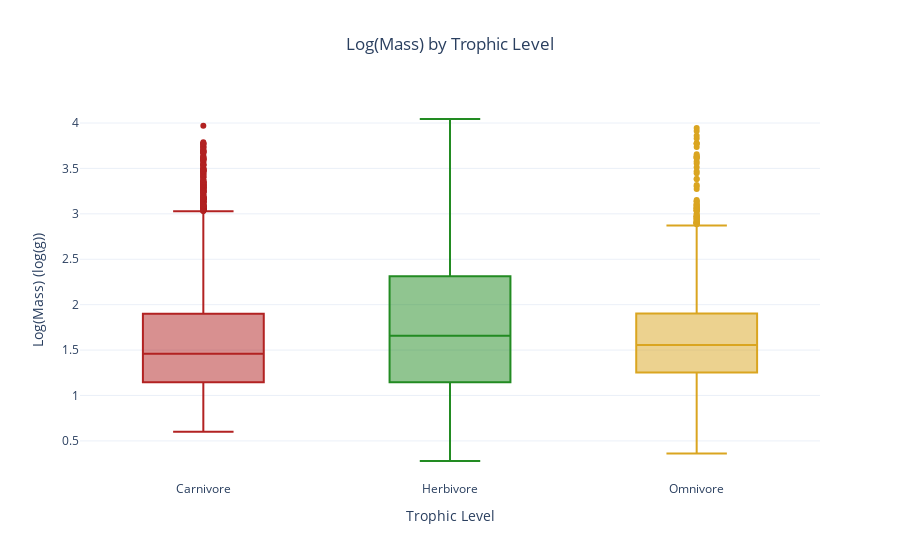

Notebook code for this chart:
### Markdown cell above
Between herbivores and omnivores, p > 0.05, thus the null hypothesis is failed to reject. However, for the pairs carnivore-herbivore and carnivore-omnivore, p << 0.05, thus there are statistically significant differences in mass distribution between these trophic levels. Finally, to illustrate the distribution, a boxplot is created.

### Code cell
fig = px.box(
    df_trophic, 
    x='Trophic.Level', 
    y='Log_Mass',
    title='Log(Mass) by Trophic Level',
    color='Trophic.Level',
    color_discrete_sequence=['firebrick', 'forestgreen', 'goldenrod'],
    category_orders={"Trophic.Level": ['Carnivore', 'Herbivore', 'Omnivore']}
)

fig.update_layout(
    title_x=0.5,
    xaxis_title='Trophic Level',
    yaxis_title='Log(Mass) (log(g))',
    template='plotly_white',
    showlegend=False
)

fig.show()

### Figure 1 — Plotly figure (JSON) as saved in the notebook; plotly's stock layout.template omitted (floating-point values rounded to 4 significant figures; data arrays with more than 128 entries replaced by an {"elided": "..."} marker saying what was removed)
{"data": [{"alignmentgroup": "True", "hovertemplate": "Trophic.Level=%{x}<br>Log_Mass=%{y}<extra></extra>", "legendgroup": "Carnivore", "marker": {"color": "firebrick"}, "name": "Carnivore", "notched": false, "offsetgroup": "Carnivore", "orientation": "v", "showlegend": true, "type": "box", "x": {"elided": "5381 str values"}, "x0": " ", "xaxis": "x", "y": {"elided": "5381 float values"}, "y0": " ", "yaxis": "y"}, {"alignmentgroup": "True", "hovertemplate": "Trophic.Level=%{x}<br>Log_Mass=%{y}<extra></extra>", "legendgroup": "Herbivore", "marker": {"color": "forestgreen"}, "name": "Herbivore", "notched": false, "offsetgroup": "Herbivore", "orientation": "v", "showlegend": true, "type": "box", "x": {"elided": "2763 str values"}, "x0": " ", "xaxis": "x", "y": {"elided": "2763 float values"}, "y0": " ", "yaxis": "y"}, {"alignmentgroup": "True", "hovertemplate": "Trophic.Level=%{x}<br>Log_Mass=%{y}<extra></extra>", "legendgroup": "Omnivore", "marker": {"color": "goldenrod"}, "name": "Omnivore", "notched": false, "offsetgroup": "Omnivore", "orientation": "v", "showlegend": true, "type": "box", "x": {"elided": "1675 str values"}, "x0": " ", "xaxis": "x", "y": {"elided": "1675 float values"}, "y0": " ", "yaxis": "y"}], "layout": {"boxmode": "overlay", "legend": {"title": {"text": "Trophic.Level"}, "tracegroupgap": 0}, "showlegend": false, "title": {"text": "Log(Mass) by Trophic Level", "x": 0.5}, "xaxis": {"anchor": "y", "categoryarray": ["Carnivore", "Herbivore", "Omnivore"], "categoryorder": "array", "domain": [0, 1], "title": {"text": "Trophic Level"}}, "yaxis": {"anchor": "x", "domain": [0, 1], "title": {"text": "Log(Mass) (log(g))"}}}}
